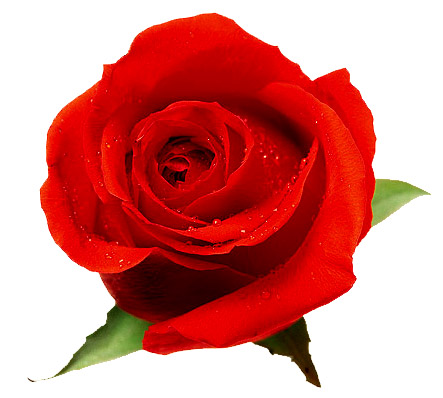
#> input picture 02CNN/images/flower.jpg, 443 x 398 px
$ jupyter execute 00ImagePreprocessBasic.ipynb   (shell and % lines are left out)
#> lines starting #> are read from the running program, lines starting #| are printed output that depends on the picture; after the words box and inside, x2 and y2 are one past the last pixel; in counts of white or black regions, pixels touching at a corner belong together
# 파이썬 이미지 데이터 처리 기본

## glob, os.path
파일의 이름을 얻어올때 glob.glob 사용
os.path 를 사용하면 os filesystem의 정보를 핸들링

[cell 1]
import glob

[cell 2]
glob.glob('*.jpg')

## PIL(Python Imaging Library)
pillow를 사용하면 파이썬에서 이미지를 핸들링 가능하다.

가장 중요한 클래스는 이미지를 표현하는 Image 클래스
- open 메서드는 기존 이미지 파일을 열 때 사용한다.
- new 메서드는 새로운 이미지 파일을 생성할 때 사용하며,
- save 메서드는 이미지 파일을 저장할 때 사용한다.

https://pillow.readthedocs.io/en/stable/

[cell 3]
from PIL import Image

[cell 4]
x = Image.open('images/flower.jpg')
#> x is the input picture: PIL image 443x398 RGB; mean R, G, B 215.6, 131.6, 128.2

[cell 5]
import matplotlib.pyplot as plt

[cell 6]
x

[cell 7]
plt.imshow(x)

[cell 8]
type(x)
x.size
#> Out = (443, 398)

사진 이미지의 url로 open하는 것도 가능하다.

[cell 9]
from urllib.request import urlopen
from PIL import Image

url = 'https://github.com/aonekoda/DL-PyTorch/blob/master/02CNN/Cat_Dog_data/test/dog/dog.132.jpg?raw=true'
img = Image.open(urlopen(url))
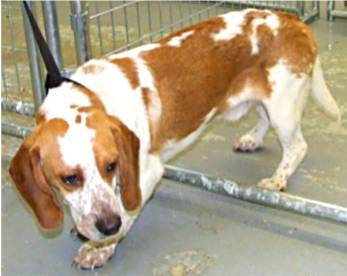
#> input picture 02CNN/Cat_Dog_data/test/dog/dog.132.jpg, 347 x 276 px, found by its file name
#> img is the input picture: PIL image 347x276 RGB; mean R, G, B 172.8, 157.9, 131.7
img.save('dog.jpg')  # 사진은 현재 디렉토리에 저장하기
img

Image 클래스 객체를 NumPy 배열로 변환할 때는 `np.array` 함수를 사용한다.
NumPy 배열을 Image 객체로 바꿀 때는 `fromarray` 클래스 메서드를 사용
이미지의 크기를 확대 또는 축소하려면 `resize` 메서드를 사용한다.
이미지를 회전하기 위해서는 Image객체에서 `rotate` 메서드를 호출한다.
`crop()` 메서드를 사용하면 이미지에서 우리가 관심이 있는 특정 부분, 좌-상의 좌표, 우-하의 좌표를 받는다

[cell 10]
import numpy as np

x_np = np.array(x)
plt.imshow(x_np)

[cell 11]
# 원본 파일의 특정 영역을 잘라낸다.
x_crop = x.crop((10, 10, 150, 150))
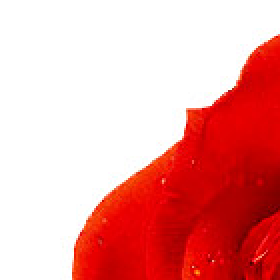
#> x_crop: PIL image 140x140 RGB (shown 2 times larger); mean R, G, B 237, 159.5, 157.9
plt.imshow(x_crop)

[cell 12]
# 원본 파일의 사이즈를 조정한다.

x_resize = x.resize((100,100))
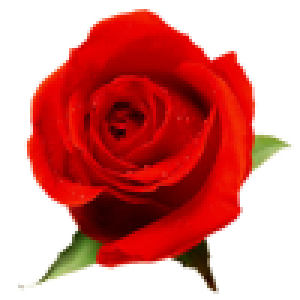
#> x_resize: PIL image 100x100 RGB (shown 3 times larger); mean R, G, B 215.5, 131.5, 128.1
plt.imshow(x_resize)

### 실습하기
- 이미지를 90도 회전해 보자
- 이미지를 (224, 224) 크기로 resize해 보자.

[cell 13]
# TO DO
# 실습 코드를 여기에 작성해 보시오.

## sckit-image
`scikit-image` 패키지도 이미지 처리에 많이 사용된다.
data라는 모듈을 통해 샘플 이미지 데이터를 제공한다. 이미지는 `NumPy 배열` 자료형
이미지를 읽고 쓸 때는 `io` 서브패키지의 `imsave`, `imread` 명령을 사용한다.

https://scikit-image.org/

[cell 14]
import skimage
import skimage.data

[cell 15]
skimage.__version__

https://scikit-image.org/docs/dev/api/skimage.data.html

위 링크에서 사용가능한 샘플 이미지 데이터 리스트 확인 가능.

[cell 16]
img_astro = skimage.data.astronaut()
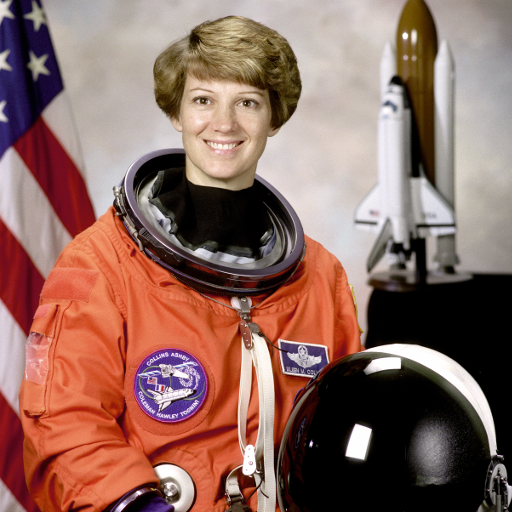
#> input picture skimage.data.astronaut(), 512 x 512 px
#> img_astro is the input picture: shape (512, 512, 3); mean R, G, B 141.6, 105.8, 96.5

[cell 17]
img_astro.shape
#> Out = (512, 512, 3)

[cell 18]
plt.imshow(img_astro)

[cell 19]
img = skimage.io.imread('flower.jpg')
plt.imshow(img)

### 색공간 변환
Scikit-Image는 그레이스케일, RGB, HSV 등의 색공간을 변환하는 기능을 color 서브패키지에서 제공한다.

* 그레이스케일
    그레이스케일에서는 모든 색이 흑백이다. 각 픽셀은 명도를 나타내는 숫자로 표현된다. 0은 검은색을 나타내고 숫자가 커질수록 명도가 증가하여 하얀색이 된다. 숫자는 보통 0~255의 8비트 부호없는 정수로 저장된다.
* RGB
    RGB 색공간에서 색은 적(Red), 녹(Green), 청(Blue)의 3가지 색의 명도를 뜻하는 숫자 3개가 합쳐진 벡터로 표현된다. 8비트 부호없는 정수를 사용하는 경우 (255, 0, 0)은 빨간색, (0, 255, 0)은 녹색, (0, 0, 255)는 파란색이다.

    픽셀 데이터가 스칼라가 아닌 벡터이므로 이미지 데이터는 (세로픽셀수 x 가로픽셀수) 형태의 2차원 배열로 표현하지 못하고 (세로픽셀수 x 가로픽셀수 x 색채널) 형태의 3차원 배열로 저장한다. 세번째 축을 색채널(channel)이라고 부른다.
* HSV
    Hue(색조), Saturation(채도), Value(명도), 3가지 성분의 조합으로 이미지를 표현한다.

    * 색상(Hue): 색상을 나타낸다. 0부터 360까지의 값을 가진다. 0은 완벽한 빨강이며, 무지개색 순서대로 증가하다가 360에 도달하면 다시 빨강이 된다.
    * 채도(Saturation): 채도. 0부터 100까지의 값을 가진다.0은 가장 탁한(하얀/회색) 색상이며, 100일수록 가장 채도가 높은 색상이다.
    * 명도(Value): 명도이다. 0부터 100까지의 값을 가진다. 0은 가장 어두운(검은) 색상이며, 100일수록 가장 명확한 색상이다.
* HSV를 사용하는 이유
    *  RGB 이미지에서 색 정보를 검출하기 위해서는 R, G, B 세가지 속성을 모두 참고해야한다.
    * 하지만 HSV 이미지에서는 H(Hue)가 일정한 범위를 갖는 순수한 색 정보를 가지고 있기 때문에 RGB 이미지보다 쉽게 색을 분류할 수 있다.

[cell 20]
from skimage import color

rgb_img = skimage.data.coffee()
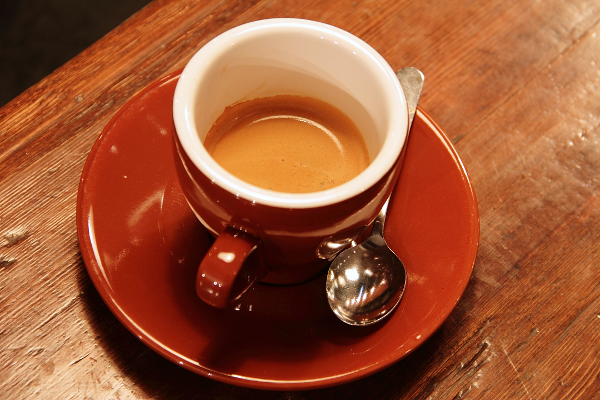
#> input picture skimage.data.coffee(), 600 x 400 px
#> rgb_img is the input picture: shape (400, 600, 3); mean R, G, B 158.6, 85.8, 51.5
plt.figure(figsize=(10,10))

plt.subplot(131)
plt.imshow(rgb_img)
plt.axis("off")
plt.title("RGB")

plt.subplot(132)
plt.imshow(color.rgb2gray(rgb_img), cmap=plt.cm.gray)
plt.axis("off")
plt.title("Gray Scale")

plt.subplot(133)
plt.imshow(color.rgb2hsv(rgb_img))
plt.axis("off")
plt.title("HSV")

plt.show()
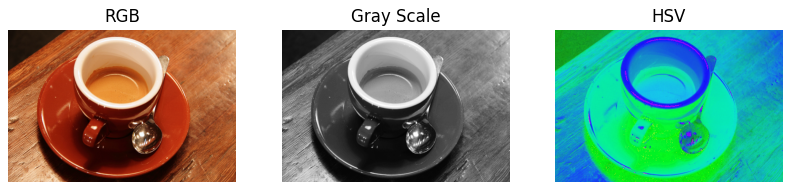
#> figure drawn by matplotlib, 3 panels

### HSV image 처리하기
먼저 RGB 이미지를로드하고 색상(hue)과 명도(value) 채널을 추출한다.

[cell 21]
rgb_img = skimage.data.coffee()
hsv_img = color.rgb2hsv(rgb_img)
#> hsv_img: shape (400, 600, 3) float64; mean of channels 0, 1, 2 0.0586, 0.725, 0.622
hue_img = hsv_img[:, :, 0]
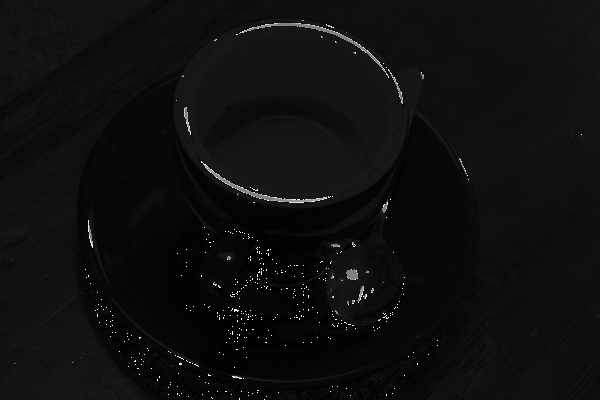
#> hue_img: shape (400, 600) float64; min 0, max 0.998, mean 0.0586
value_img = hsv_img[:, :, 2]
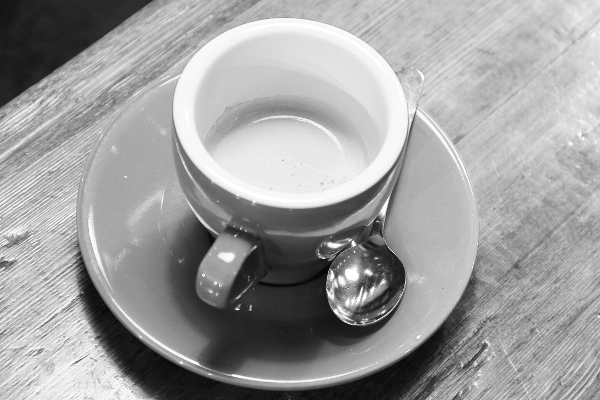
#> value_img: shape (400, 600) float64; min 0.00392, max 1, mean 0.622

plt.figure(figsize=(10,10))

plt.subplot(131)
plt.imshow(rgb_img)
plt.axis("off")
plt.title("RGB")

plt.subplot(132)
plt.imshow(hue_img, cmap='hsv')
plt.axis("off")
plt.title("HUE channel")

plt.subplot(133)
plt.imshow(value_img)
plt.axis("off")
plt.title("VALUE channel")
plt.show()

### Threshold를 사용해 배경과 분리

 Hue 채널에서 임계 값을 설정하여 컵을 배경과 분리한다.

[cell 22]
fig, (ax0, ax1) = plt.subplots(ncols=2, figsize=(8, 3))

ax0.hist(hue_img.ravel(), 512)
ax0.set_title("Histogram of the Hue channel")

hue_threshold = 0.04   #  Hue 채널에서 임계 값을 설정하여 컵을 배경과 분리
binary_img = hue_img > hue_threshold
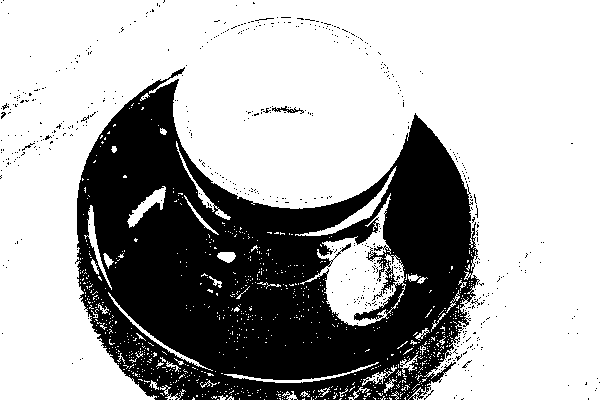
#> binary_img: shape (400, 600) bool; 67.9% white; 570 black regions (565 under 20 px), largest, box (x1, y1, x2, y2) and area: (75, 67, 480, 400) 75690, (272, 106, 304, 114) 92, (22, 143, 35, 151) 23, (372, 291, 383, 301) 22, (255, 18, 274, 21) 20

ax0.set_xbound(0, 0.12)
ax1.imshow(binary_img)
ax1.set_title("Hue-thresholded image")
ax1.axis('off')

fig.tight_layout()
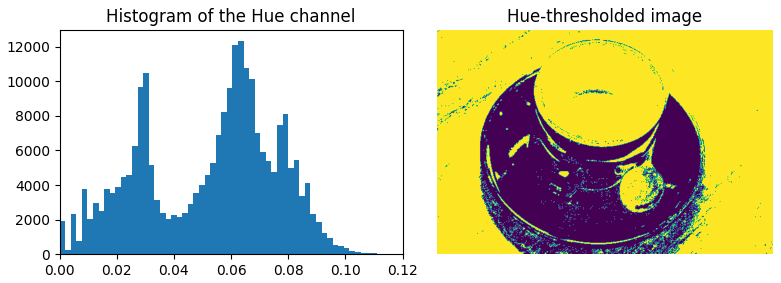
#> figure drawn by matplotlib, 2 panels; panel 1: tallest bar 12325 high, from x = 0.0624 to 0.0644
